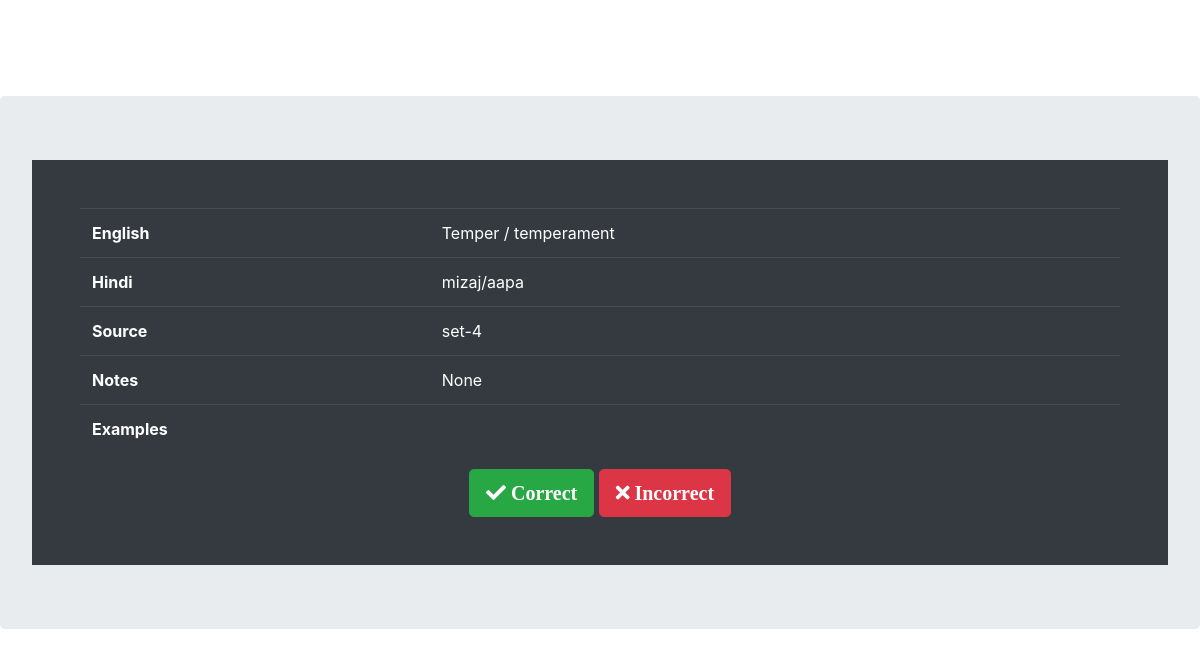
/vocabs/214/, run on an earlier commit of the app's database.
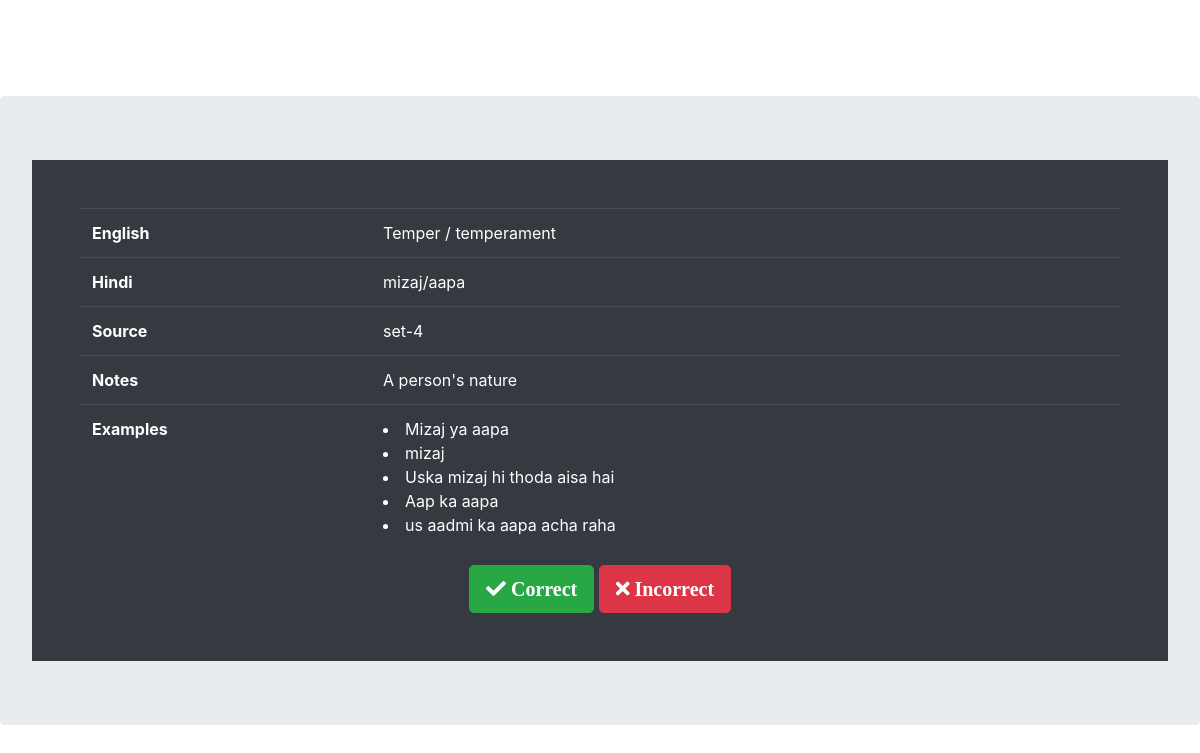
And on a later commit of the database.
### vocabs/models.py (models this page shows, shortened)
class Dictionary(models.Model):
    english = models.CharField(max_length=200, unique=True)
    hindi = models.CharField(max_length=200)
    attempts = models.IntegerField(default=0)
    total_attempts = models.IntegerField(default=0)
    total_false_attempts = models.IntegerField(default=0)
    source = models.CharField(max_length=50, blank=True, null=True)
    notes = models.CharField(max_length=300, blank=True, null=True)
    last_attempt = models.CharField(max_length=50, default='First attempt')

class Example(models.Model):
    vocab = models.ForeignKey(Dictionary, on_delete=models.CASCADE)
    example_text = models.CharField(max_length=300)

### vocabs/views.py (the view)
# urls.py: path('<int:vocab_id>/', views.detail, name='detail'),
def detail(request, vocab_id):
    vocab = get_object_or_404(Dictionary, pk=vocab_id)
    return render(request, 'vocabs/detail.html', {'vocab': vocab})

### vocabs/templates/vocabs/detail.html (shortened to what this page needs)
<!DOCTYPE html>
<html lang="en">
<head>
    <link rel="stylesheet" href="https://maxcdn.bootstrapcdn.com/bootstrap/4.4.1/css/bootstrap.min.css">
    <link rel="stylesheet" href="https://use.fontawesome.com/releases/v5.6.3/css/all.css">
</head>
<body>
<div class="container p-5"></div>
<center>
    <div class="jumbotron">
        <div class="container p-5 bg-dark text-white">
            <table class="table table-dark">
                <tr>
                    <th>English</th>
                    <td>{{ vocab.english }}</td>
                </tr>
                <tr>
                    <th>Hindi</th>
                    <td>{{ vocab.hindi }}</td>
                </tr>
                <tr>
                    <th>Source</th>
                    <td>{{ vocab.source }}</td>
                </tr>
                <tr>
                    <th>Notes</th>
                    <td>{{ vocab.notes }}</td>
                </tr>
                <tr>
                    <th>Examples</th>
                    <td>
                        {% for ex in vocab.example_set.all %}
                        <li>{{ ex.example_text }}</li>
                        {% endfor %}
                    </td>
                </tr>
            </table>
<form action="{% url 'vocabs:vote' vocab.id %}" method="post">
    <button type="submit" class="btn btn-success btn-lg" name="answer" value="Correct">
        <i class="fas fa-check"> Correct</i>
    </button>
    <button type="submit" class="btn btn-danger btn-lg" name="answer" value="Incorrect">
        <i class="fas fa-times"> Incorrect</i>
    </button>
</form>
        </div>
    </div>
    </center>
</body>
</html>

What changed in the data, as far as the page shows it:
changed Dictionary "Temper / temperament": notes "None" → "A person's nature"
added Example: example_text "Mizaj ya aapa"
added Example: example_text "mizaj"
added Example: example_text "Uska mizaj hi thoda aisa hai"
added Example: example_text "Aap ka aapa"
added Example: example_text "us aadmi ka aapa acha raha"
